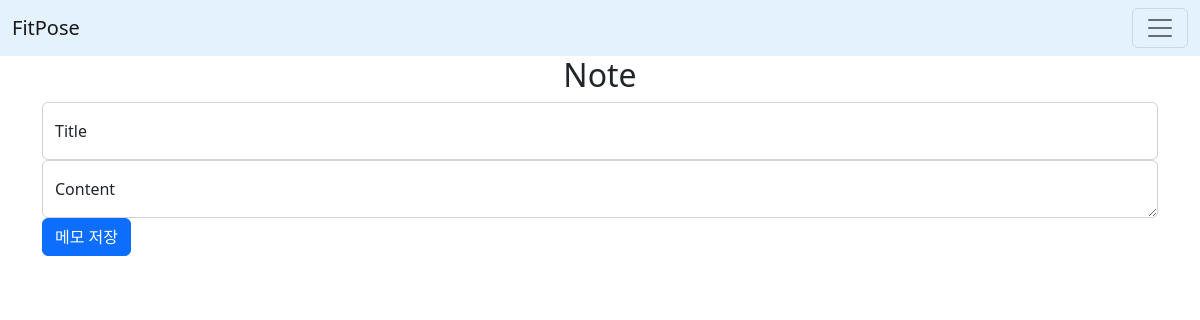
Before: /question (signed in) with the older database file.
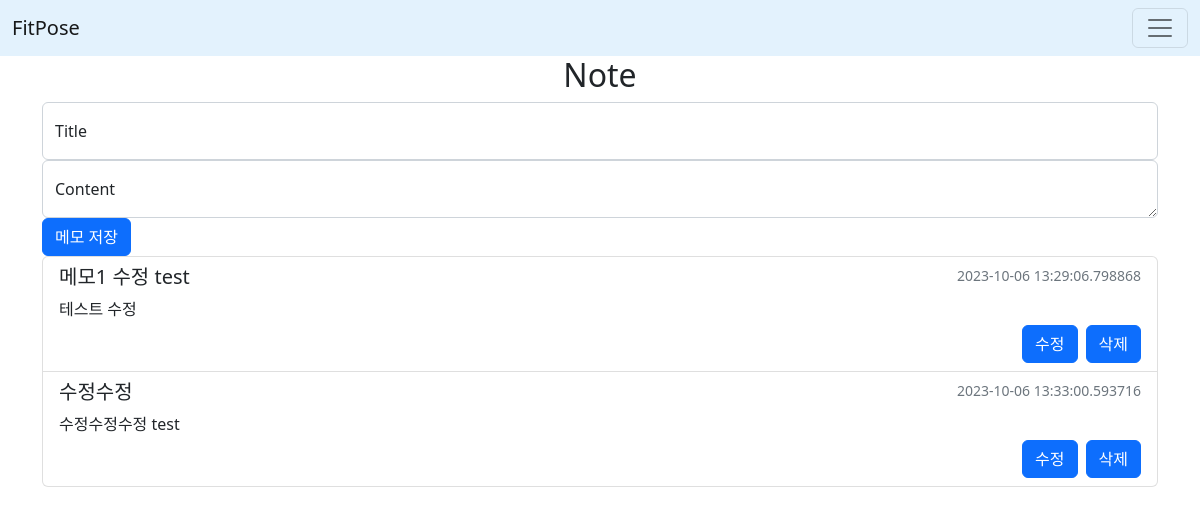
After: the same page with the newer database file.
### login/models.py (models this page shows)
class Note(db.Model):
    id = db.Column(db.Integer, primary_key = True)
    title = db.Column(db.String(50))
    content = db.Column(db.String(2000))
    datetime = db.Column(db.DateTime, default=datetime.now(), onupdate=datetime.now())
    user_id = db.Column(db.Integer, db.ForeignKey('user.id'))

### login/views.py (the view, shortened to what this page needs)
@views.route('/question', methods=['GET','POST'])
@login_required
def question():
    return render_template('question.html')

### login/__init__.py (called while the page is built)
def create_app():
    app = Flask(__name__)
    app.config['SECRET_KEY'] = 'semicircle_secret_key hollimoly guacamole roly poly'
    app.config['SQLALCHEMY_DATABASE_URI'] = f'sqlite:///{DB_NAME}'
    db.init_app(app)
    from .views import views
    from .auth import auth
    from .models import User
    app.register_blueprint(views, url_prefix="/")
    app.register_blueprint(auth, url_prefix="/")
    from . import models   # from .models import *
    with app.app_context():
        db.create_all()
    login_manager = LoginManager()
    login_manager.login_view = 'auth.sign_in'
    login_manager.init_app(app)
    @login_manager.user_loader
    def load_user(id):
        return User.query.get(id)  # primary_key
    return app

### login/templates/question.html (shortened to what this page needs)
{% extends "base.html" %}
{% block description %}
<form action="" method="post">
    <h2 align="center">Note</h2>
    <div class="form-floating">
        <input name="note-title" type="text" class="form-control" id="note-title" placeholder="name@example.com">
        <label for="note-title">Title</label>
    </div>
    <div class="form-floating">
        <textarea name="note-content" class="form-control" placeholder="Leave a content here" id="note-content"></textarea>
        <label for="note-content">Content</label>
    </div>
    <button type="submit" class="btn btn-primary">메모 저장</button>
</form>
<div class="list-group">
    {% for note in current_user.notes %}
    <a href="#" class="list-group-item list-group-item-action">
        <div class="d-flex w-100 justify-content-between">
          <h5 class="mb-2">{{note.title}}</h5>
          <small class="text-muted">{{note.datetime}}</small>
        </div>
        <p class="mb-1">{{note.content}}</p>
        <div class="d-grid gap-2 d-md-flex justify-content-md-end">
            <button class="btn btn-primary" type="button" onclick="showUpdateNoteModal({{note.id}})">수정</button>
            <button class="btn btn-primary" type="button" onclick="deleteNote({{note.id}})">삭제</button>
        </div>
    </a>
    {% endfor %}
</div>
{% endblock %}

### login/templates/base.html (shortened to what this page needs)
<!DOCTYPE html>
<html lang="en">
<head>
    <link href="https://cdn.jsdelivr.net/npm/bootstrap@5.2.3/dist/css/bootstrap.min.css" rel="stylesheet">
</head>
<body>
    <nav class="navbar" style="background-color: #e3f2fd;">
        <div class="container-fluid">
            <a class="navbar-brand" href="#">FitPose</a>
            <button class="navbar-toggler" type="button" data-bs-toggle="collapse" data-bs-target="#navbarNavDropdown"
            aria-controls="navbarNavDropdown" aria-expanded="false" aria-label="Toggle navigation">
            <span class="navbar-toggler-icon"></span>
        </button>
        </div>
    </nav>
    <div class="container">
        {% block description %}
        {% endblock %}
    </div>
</body>
</html>

Changed rows visible on the page:
added Note: title "메모1 수정 test", datetime "2023-10-06 13:29:06.798868", content "테스트 수정"
added Note: title "수정수정", datetime "2023-10-06 13:33:00.593716", content "수정수정수정 test"
